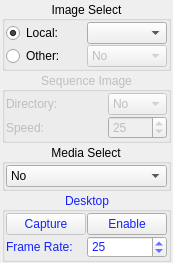
       <widget class="QWidget" name="Multimedia">
        <property name="geometry">
         <rect>
          <x>0</x>
          <y>0</y>
          <width>166</width>
          <height>253</height>
         </rect>
        </property>
        <attribute name="icon">
         <iconset resource="Resources/resources.qrc">
          <normaloff>:/image/media.png</normaloff>:/image/media.png</iconset>
        </attribute>
        <attribute name="label">
         <string>Multimedia</string>
        </attribute>
        <layout class="QGridLayout" name="gridLayout_18">
         <property name="leftMargin">
          <number>2</number>
         </property>
         <property name="topMargin">
          <number>1</number>
         </property>
         <property name="rightMargin">
          <number>2</number>
         </property>
         <property name="bottomMargin">
          <number>1</number>
         </property>
         <property name="spacing">
          <number>1</number>
         </property>
         <item row="3" column="0">
          <widget class="QGroupBox" name="multimedia_desktop">
           <property name="styleSheet">
            <string notr="true">color: rgb(20, 35, 255);</string>
           </property>
           <property name="title">
            <string>Desktop</string>
           </property>
           <property name="alignment">
            <set>Qt::AlignCenter</set>
           </property>
           <layout class="QGridLayout" name="gridLayout_36">
            <property name="leftMargin">
             <number>1</number>
            </property>
            <property name="topMargin">
             <number>1</number>
            </property>
            <property name="rightMargin">
             <number>1</number>
            </property>
            <property name="bottomMargin">
             <number>1</number>
            </property>
            <property name="spacing">
             <number>1</number>
            </property>
            <item row="0" column="0">
             <widget class="QPushButton" name="multimedia_capture_desktop">
              <property name="enabled">
               <bool>false</bool>
              </property>
              <property name="text">
               <string>Capture</string>
              </property>
             </widget>
            </item>
            <item row="0" column="1">
             <widget class="QPushButton" name="multimedia_start_desktop">
              <property name="text">
               <string>Enable</string>
              </property>
             </widget>
            </item>
            <item row="1" column="0">
             <widget class="QLabel" name="label_7">
              <property name="text">
               <string>Frame Rate:</string>
              </property>
             </widget>
            </item>
            <item row="1" column="1">
             <widget class="QSpinBox" name="multimedia_frame_rate">
              <property name="suffix">
               <string/>
              </property>
              <property name="minimum">
               <number>1</number>
              </property>
              <property name="maximum">
               <number>1000</number>
              </property>
              <property name="value">
               <number>25</number>
              </property>
             </widget>
            </item>
           </layout>
          </widget>
         </item>
         <item row="4" column="0">
          <spacer name="verticalSpacer_3">
           <property name="orientation">
            <enum>Qt::Vertical</enum>
           </property>
           <property name="sizeHint" stdset="0">
            <size>
             <width>20</width>
             <height>40</height>
            </size>
           </property>
          </spacer>
         </item>
         <item row="0" column="0">
          <widget class="QGroupBox" name="groupBox_11">
           <property name="title">
            <string>Image Select</string>
           </property>
           <property name="alignment">
            <set>Qt::AlignCenter</set>
           </property>
           <property name="flat">
            <bool>false</bool>
           </property>
           <property name="checkable">
            <bool>false</bool>
           </property>
           <property name="checked">
            <bool>false</bool>
           </property>
           <layout class="QGridLayout" name="gridLayout_15">
            <property name="leftMargin">
             <number>1</number>
            </property>
            <property name="topMargin">
             <number>1</number>
            </property>
            <property name="rightMargin">
             <number>1</number>
            </property>
            <property name="bottomMargin">
             <number>1</number>
            </property>
            <property name="spacing">
             <number>1</number>
            </property>
            <item row="0" column="0">
             <widget class="QRadioButton" name="multimedia_image_local">
              <property name="text">
               <string>Local:</string>
              </property>
              <property name="checked">
               <bool>true</bool>
              </property>
             </widget>
            </item>
            <item row="0" column="1">
             <widget class="QComboBox" name="multimedia_image_local_select"/>
            </item>
            <item row="1" column="0">
             <widget class="QRadioButton" name="multimedia_image_other">
              <property name="text">
               <string>Other:</string>
              </property>
             </widget>
            </item>
            <item row="1" column="1">
             <widget class="QComboBox" name="multimedia_image_other_select">
              <property name="enabled">
               <bool>false</bool>
              </property>
              <item>
               <property name="text">
                <string>No</string>
               </property>
              </item>
              <item>
               <property name="text">
                <string>Open</string>
               </property>
              </item>
             </widget>
            </item>
           </layout>
          </widget>
         </item>
         <item row="1" column="0">
          <widget class="QGroupBox" name="groupBox_14">
           <property name="enabled">
            <bool>false</bool>
           </property>
           <property name="title">
            <string>Sequence Image</string>
           </property>
           <property name="alignment">
            <set>Qt::AlignCenter</set>
           </property>
           <property name="flat">
            <bool>false</bool>
           </property>
           <property name="checkable">
            <bool>false</bool>
           </property>
           <property name="checked">
            <bool>false</bool>
           </property>
           <layout class="QGridLayout" name="gridLayout_17">
            <property name="leftMargin">
             <number>1</number>
            </property>
            <property name="topMargin">
             <number>1</number>
            </property>
            <property name="rightMargin">
             <number>1</number>
            </property>
            <property name="bottomMargin">
             <number>1</number>
            </property>
            <property name="spacing">
             <number>1</number>
            </property>
            <item row="0" column="0" colspan="2">
             <widget class="QLabel" name="label_15">
              <property name="text">
               <string>Directory:</string>
              </property>
              <property name="alignment">
               <set>Qt::AlignLeading|Qt::AlignLeft|Qt::AlignVCenter</set>
              </property>
             </widget>
            </item>
            <item row="0" column="2">
             <widget class="QComboBox" name="multimedia_sequence_select">
              <property name="enabled">
               <bool>false</bool>
              </property>
              <property name="editable">
               <bool>false</bool>
              </property>
              <property name="frame">
               <bool>true</bool>
              </property>
              <item>
               <property name="text">
                <string>No</string>
               </property>
              </item>
              <item>
               <property name="text">
                <string>Open</string>
               </property>
              </item>
             </widget>
            </item>
            <item row="1" column="0">
             <widget class="QLabel" name="label_16">
              <property name="text">
               <string>Speed:</string>
              </property>
             </widget>
            </item>
            <item row="1" column="2">
             <widget class="QSpinBox" name="multimedia_sequence_speed">
              <property name="minimum">
               <number>1</number>
              </property>
              <property name="maximum">
               <number>300</number>
              </property>
              <property name="value">
               <number>25</number>
              </property>
             </widget>
            </item>
           </layout>
          </widget>
         </item>
         <item row="2" column="0">
          <widget class="QGroupBox" name="groupBox_13">
           <property name="title">
            <string>Media Select</string>
           </property>
           <property name="alignment">
            <set>Qt::AlignCenter</set>
           </property>
           <property name="flat">
            <bool>false</bool>
           </property>
           <property name="checkable">
            <bool>false</bool>
           </property>
           <property name="checked">
            <bool>false</bool>
           </property>
           <layout class="QGridLayout" name="gridLayout_16">
            <property name="leftMargin">
             <number>1</number>
            </property>
            <property name="topMargin">
             <number>1</number>
            </property>
            <property name="rightMargin">
             <number>1</number>
            </property>
            <property name="bottomMargin">
             <number>1</number>
            </property>
            <property name="spacing">
             <number>1</number>
            </property>
            <item row="0" column="0">
             <widget class="QSplitter" name="splitter_18">
              <property name="orientation">
               <enum>Qt::Horizontal</enum>
              </property>
              <widget class="QComboBox" name="multimedia_media_select">
               <property name="enabled">
                <bool>true</bool>
               </property>
               <property name="editable">
                <bool>false</bool>
               </property>
               <item>
                <property name="text">
                 <string>No</string>
                </property>
               </item>
               <item>
                <property name="text">
                 <string>Open</string>
                </property>
               </item>
              </widget>
             </widget>
            </item>
           </layout>
          </widget>
         </item>
        </layout>
       </widget>
